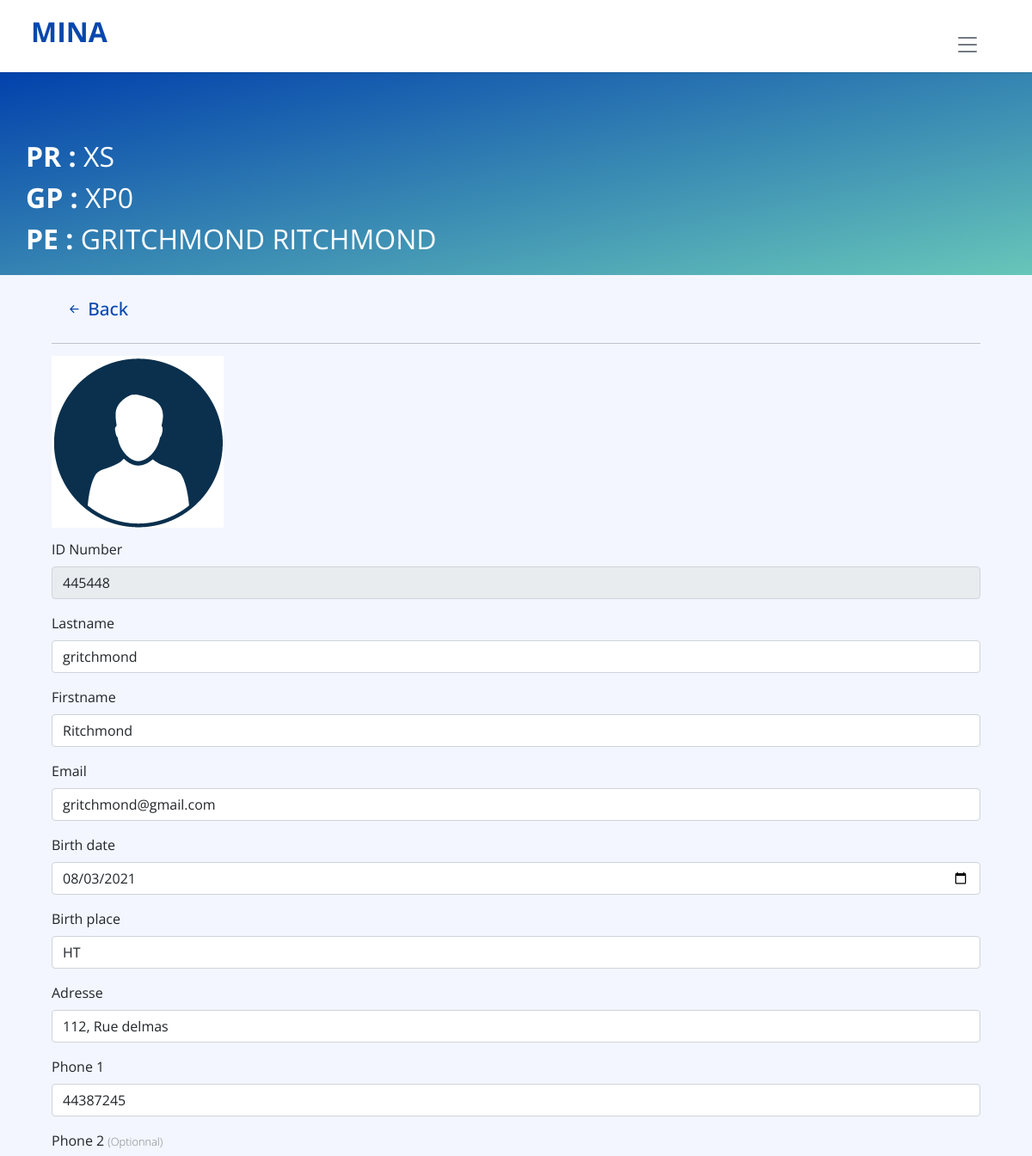
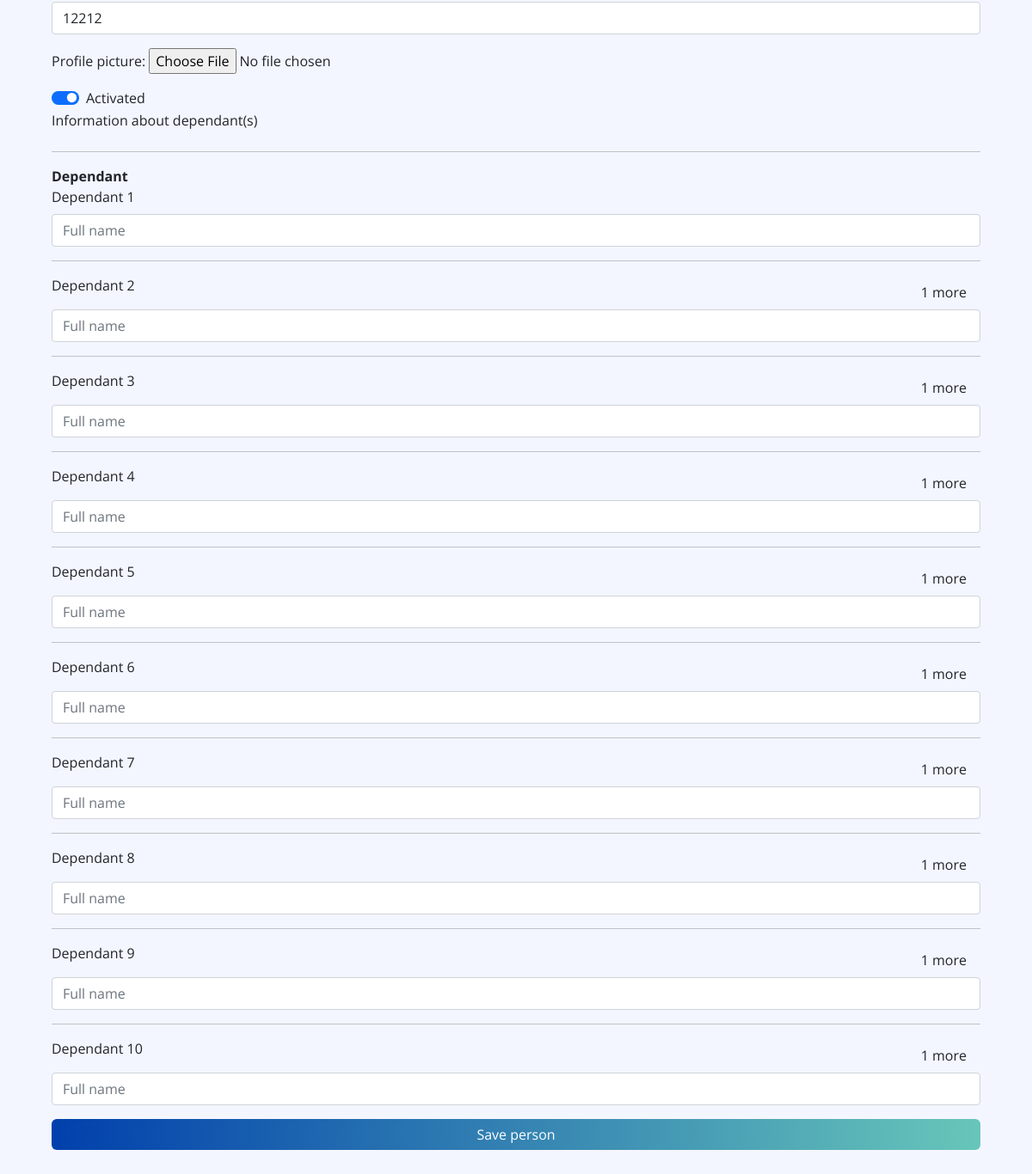
/View/person-details.php?person-details=19 (signed in), run on the app's committed database (2 pictures, top to bottom).
### tables this page shows
CREATE TABLE `personne` (
  `id_person` int NOT NULL,
  `card_number` varchar(255) NOT NULL,
  `nom` varchar(50) NOT NULL,
  `prenom` varchar(50) NOT NULL,
  `date_naissance` date NOT NULL,
  `lieu_naissance` varchar(50) NOT NULL,
  `telephone_1` varchar(20) NOT NULL,
  `telephone_2` varchar(20) NOT NULL,
  `adresse` varchar(100) NOT NULL,
  `email` varchar(50) NOT NULL,
  `profile_image` varchar(255) NOT NULL,
  `date_exp` date NOT NULL,
  `creation_date` date NOT NULL,
  `id_statut` int NOT NULL,
  `id_dependant` int DEFAULT NULL,
  `id_group` int NOT NULL,
  `id_program` int NOT NULL
);

CREATE TABLE `program` (
  `id_program` int NOT NULL,
  `program_name` varchar(50) NOT NULL,
  `date_creation` date NOT NULL,
  `date_expiration` date NOT NULL,
  `description` varchar(100) NOT NULL,
  `image` varchar(100) NOT NULL,
  `code_entreprise` varchar(50) NOT NULL,
  `code_user` int NOT NULL
);

CREATE TABLE `groupe` (
  `id_group` int NOT NULL,
  `nom_groupe` varchar(50) NOT NULL,
  `description` varchar(100) NOT NULL,
  `date_creation` date NOT NULL,
  `date_expiration` date NOT NULL,
  `id_program` int NOT NULL,
  `code_user` int NOT NULL
);

### View/person-details.php (the view, shortened to what this page needs)
<!Doctype html>
<html>
<head>
    <link rel="stylesheet" href="css/style.css">
    <link rel="stylesheet" href="css/main.css">
    <link href="https://cdn.jsdelivr.net/npm/bootstrap@5.0.2/dist/css/bootstrap.min.css" rel="stylesheet">
    <link rel="stylesheet" href="https://cdn.jsdelivr.net/npm/bootstrap-icons@1.5.0/font/bootstrap-icons.css">
</head>
<body class="body">
    <?php
    include_once('header.php');
    ?>
    <div class="header-content">
        <div class="title">
            <?php
            $id_person = $_GET["person-details"];
            $query = "SELECT * FROM personne, groupe, program WHERE id_person = $id_person AND groupe.id_program = program.id_program AND personne.id_group = groupe.id_group LIMIT 1";
            $result = $conn->query($query);
            if (mysqli_num_rows($result) > 0) {
                while ($row = mysqli_fetch_assoc($result)) {
                    echo '<span class="fs-2 text-white details"> <b>Pr : </b>' . $row["program_name"] . '<br> <b>Gp : </b>' . $row["nom_groupe"] . '</b> <br> <b>Pe : </b>' . $row["nom"] . ' ' . $row["prenom"] . '</span>';
                }
            }
            ?>
        </div>
    </div>
    <div class="third-part-content">
        <div class="container mt-3">
            <span class="title-page-list">
                <?php
                $query = "SELECT * FROM personne, program, groupe WHERE id_person = $id_person AND groupe.id_program = program.id_program AND personne.id_group = groupe.id_group";
                $result = $conn->query($query);
                if (mysqli_num_rows($result) > 0) {
                    while ($row = mysqli_fetch_assoc($result)) {
                        echo '<a href="group.php?group-details=' . $row["id_group"] . '" class="nav-link">
                    <i class="bi bi-arrow-left-short"></i> <span class="align-items"></span>Back
                </a>';
                    }
                }
                ?>
                <hr class="hr">
            </span>
        </div>
        <form id="uploadForm" action="" method="post" enctype="multipart/form-data" class="container mb-5">
            <?php
            if (isset($_SESSION["role"]) && $_SESSION["role"] === 1) {
                $edit = "readonly";
                $editText = "";
            } else {
                $edit = "";
                $editText = '<button type="submit" name="submit" class="mb-5 text-white btn btn-brand"> Save person</button>';
            }
            $query = "SELECT * FROM personne, dependant, program, groupe WHERE personne.id_dependant = dependant.id_dependant AND id_person = '$id_person' AND groupe.id_program = program.id_program AND
                personne.id_group = groupe.id_group";
            $result = $conn->query($query);
            if (mysqli_num_rows($result) > 0) {
                while ($row = mysqli_fetch_assoc($result)) {
                    if ($row["id_statut"] == 1) {
                        $checked = "checked";
                        $statut = "Activated";
                    } else {
                        $checked = "";
                        $statut = "Isn't activated";
                    }
                    echo '
                    <div class="profile-img-size mb-3">
                        <img src="../Assets/profile/';
                    if (empty($row["profile_image"])) {
                        $profile = "profile.png";
                        echo $profile;
                    } else {
                        $profile =  $row["profile_image"];
                        echo $profile;
                    }
                    echo '" class="profile-img-content" alt="">
                    </div>
                <div class="mb-3">
                    <label for="exampleFormControlInput1" class="form-label">ID Number</label>
                    <input type="text" class="form-control" name="card_number" id="exampleFormControlInput1" value="' . $row["card_number"] . '"' . ' readonly >
                </div>
            <div class="mb-3">
                <label for="exampleFormControlInput1" class="form-label">Lastname</label>
                <input type="text" class="form-control" name="nom" id="exampleFormControlInput1" value="' . $row["nom"] . '"' . $edit . ' required>
            </div>
            <div class="mb-3">
                <label for="exampleFormControlInput1" class="form-label">Firstname</label>
                <input type="text" class="form-control" name="prenom" id="exampleFormControlInput1" value="' . $row["prenom"] . '"' . $edit . ' required>
            </div>
            <div class="mb-3">
                <label for="exampleFormControlInput1" class="form-label">Email</label>
                <input type="email" class="form-control" name="email" id="exampleFormControlInput1" value="' . $row["email"] . '"' . $edit . '  >
            </div>
            <div class="mb-3">
                <label for="exampleFormControlInput1" class="form-label">Birth date</label>
                <input type="date" class="form-control" name="date" id="exampleFormControlInput1" value="' . $row["date_naissance"] . '"' . $edit . '  required>
            </div>
            <div class="mb-3">
                <label for="exampleFormControlInput1" class="form-label">Birth place</label>
                <input type="text" class="form-control" name="lieu" id="exampleFormControlInput1" value="' . $row["lieu_naissance"] . '" ' . $edit . ' >
            </div>
            <div class="mb-3">
                <label for="exampleFormControlInput1" class="form-label">Adresse</label>
                <input type="text" class="form-control" name="adresse" id="exampleFormControlInput1" value="' . $row["adresse"] . '"' . $edit . '  required>
            </div>
            <div class="mb-3">
                <label for="exampleFormControlInput1" class="form-label">Phone 1</label>
                <input type="number" class="form-control" name="tel_1" id="exampleFormControlInput1"  value="' . $row["telephone_1"] . '" ' . $edit . ' required>
            </div>
            <div class="mb-3">
                <label for="exampleFormControlInput1" class="form-label">Phone 2 <span class="details">(Optionnal)</span></label>
                <input type="number" class="form-control" name="tel_2" value="' . $row["telephone_2"] . '" ' . $edit . '  id="exampleFormControlInput1">
            </div>
            <div class="mb-3 form_field">
                <label for="fileSelect">Profile picture:</label>
                <input type="file" name="fileToUpload" class="form-control-file" value="' . $row["profile_image"] . '" ' . $edit . ' >
            </div>
            <div class="form-check form-switch">
                <input class="form-check-input" type="checkbox" name="id_statut" value="' . $row["id_statut"] . '" ' . $checked . ' ' . $edit . 'id="flexSwitchCheckChecked">
                <label class="form-check-label" for="flexCheckDefault">
                    ' . $statut . '
                </label>
            </div>
            <div class="dependant" id="dependant-list-field">
                <label class="form-label">Information about dependant(s)</label>
                <hr>
                <b>Dependant</b> <br>
                <div class="mb-3" id="first-dependant">
                    <label for="exampleFormControlInput1" class="form-label">Dependant 1</label>
                    <input type="hidden" class="form-control" name="id_dependant" value="' . $row["id_dependant"] . '">
                    <input type="text" class="form-control" placeholder="Full name" value="' . $row["nom_1"] . '" name="nom_1" ' . $edit . ' id="exampleFormControlInput1">
                </div>
                <hr>
                <a href="" onclick="second_dependant(); return false" id="s-more" class="float-end nav-link">1 more</a>
                <div class="second-dependant" id="second-dependant">
                    <div class="mb-3" id="second-dependant">
                        <label for="exampleFormControlInput1" class="form-label">Dependant 2</label>
                        <input type="text" class="form-control" placeholder="Full name" value="' . $row["nom_2"] . '" name="nom_2" ' . $edit . ' id="exampleFormControlInput1">
                    </div>
                    <hr>
                    <a href="" onclick="third_dependant(); return false" id="s-more" class="float-end nav-link">1 more</a>
                </div>
                <div class="second-dependant" id="third-dependant">
                    <div class="mb-3" id="third-dependant">
                        <label for="exampleFormControlInput1" class="form-label">Dependant 3</label>
                        <input type="text" class="form-control" value="' . $row["nom_3"] . '" placeholder="Full name" ' . $edit . ' name="nom_3" id="exampleFormControlInput1">
                    </div>
                    <hr>
                    <a href="" onclick="dependant_4(); return false" id="s-more" class="float-end nav-link"> 1 more</a>
                </div>
                <div class="second-dependant" id="dependant_4">
                    <div class="mb-3" id="dependant_4">
                        <label for="exampleFormControlInput1" class="form-label">Dependant 4</label>
                        <input type="text" class="form-control" ' . $edit . ' placeholder="Full name" value="' . $row["nom_4"] . '" name="nom_4" id="exampleFormControlInput1">
                    </div>
                    <hr>
                    <a href="" onclick="dependant_5(); return false" id="s-more" class="float-end nav-link"> 1 more</a>
                </div>
                <div class="second-dependant" id="dependant_5">
                    <div class="mb-3" id="dependant_5">
                        <label for="exampleFormControlInput1" class="form-label">Dependant 5</label>
                        <input type="text" class="form-control" ' . $edit . ' placeholder="Full name" value="' . $row["nom_5"] . '" name="nom_5" id="exampleFormControlInput1">
                    </div>
                    <hr>
                    <a href="" onclick="dependant_6(); return false" id="s-more" class="float-end nav-link"> 1 more</a>
                </div>
                <div class="second-dependant" id="dependant_6">
                    <div class="mb-3" id="dependant_6">
                        <label for="exampleFormControlInput1" class="form-label">Dependant 6</label>
                        <input type="text" class="form-control" ' . $edit . ' placeholder="Full name" name="nom_6" value="' . $row["nom_6"] . '" id="exampleFormControlInput1">
                    </div>
                    <hr>
                    <a href="" onclick="dependant_7(); return false" id="s-more" class="float-end nav-link"> 1 more</a>
                </div>
                <div class="second-dependant" id="dependant_7">
                    <div class="mb-3" id="dependant_7">
                        <label for="exampleFormControlInput1" class="form-label">Dependant 7</label>
                        <input type="text" class="form-control" ' . $edit . ' placeholder="Full name" value="' . $row["nom_7"] . '" name="nom_7" id="exampleFormControlInput1">
                    </div>
                    <hr>
                    <a href="" onclick="dependant_8(); return false" id="s-more" class="float-end nav-link"> 1 more</a>
                </div>
                <div class="second-dependant" id="dependant_8">
                    <div class="mb-3" id="dependant_8">
                        <label for="exampleFormControlInput1" class="form-label">Dependant 8</label>
                        <input type="text" class="form-control" ' . $edit . ' placeholder="Full name" value="' . $row["nom_8"] . '" name="nom_8" id="exampleFormControlInput1">
                    </div>
                    <hr>
                    <a href="" onclick="dependant_9(); return false" id="s-more" class="float-end nav-link"> 1 more</a>
                </div>
                <div class="second-dependant" id="dependant_9">
                    <div class="mb-3" id="dependant_9">
                        <label for="exampleFormControlInput1" class="form-label">Dependant 9</label>
                        <input type="text" class="form-control" ' . $edit . ' placeholder="Full name" name="nom_9" value="' . $row["nom_9"] . '" id="exampleFormControlInput1">
                    </div>
                    <hr>
                    <a href="" onclick="dependant_10(); return false" id="s-more" class="float-end nav-link"> 1 more</a>
                </div>
                <div class="second-dependant" id="dependant_10">
                    <div class="mb-3" id="dependant_10">
                        <label for="exampleFormControlInput1" class="form-label">Dependant 10</label>
                        <input type="text" class="form-control" ' . $edit . ' placeholder="Full name" value="' . $row["nom_10"] . '" name="nom_10" id="exampleFormControlInput1">
                    </div>
                </div>
            </div>';
                    echo $editText;
                }
            }
            ?>
        </form>
    </div>
    <?php
    include_once('footer.php');
    ?>
</body>
</html>

### View/css/style.css (style rules this page uses)
:root { --background-color: #F3F6FF; --white: #FFF; --gray: rgba(128, 128, 128, 0.863); --primary: #0747AD; --secondary: #8d9da1; --muted: #64BFB3; --bg-light-gray: rgb(252, 252, 252); --red: rgb(180, 12, 0); }
.float-end { float:right; }
.container { padding: 0 30px; }
a { text-decoration: none; -webkit-tap-highlight-color: transparent; }
body, .body { background-color: var(--background-color); padding: 0; margin: 0; font-family: 'Open Sans', sans-serif; }
.header-content { background-image: linear-gradient(to bottom right, rgb(1, 64, 172), rgb(103, 198, 185)); height: auto; width: 100%; color: var(--white); padding: 18px 0; margin-top:80px; position: unset; }
.title, .subtitle { margin: 0 30px; width: auto; }
.title { font-size: 1.8rem; font-weight: bold; margin-top: 60px; text-transform: uppercase; width: auto; }
.nav-link { color: inherit; text-decoration: none !important; -webkit-tap-highlight-color: transparent; }
.btn { background-color: none; padding: 6px 9px; text-decoration: none; padding: 6px 9px; border-radius: 6px; }
.mt-3 { margin-top: 3%; }
.mb-5 { margin-bottom: 100px; }
.title-page-list a { color: var(--primary); font-weight: 500; font-size: 1.3rem; }
.profile-img-size { height: 200px; width: auto; border: 0; }
.profile-img-content { width: auto; height: 200px; object-fit:contain; border: 0; }
.details { font-weight: lighter; font-size: 0.8rem; color: gray; }
.btn-brand { background-image: linear-gradient(to right, rgb(1, 64, 172), rgb(103, 198, 185)); height: auto; width: 100%; color: var(--white); border: none; }
.form-check-input, .form-check-input:focus { -webkit-tap-highlight-color: transparent; -webkit-border-before-style: none; outline: none; }

### View/css/main.css (style rules this page uses)
.profile-img-size { height: 200px; width: 200px; padding-right: 6px; margin-top: -5px; }
.profile-img-content { width: 200px; height: 200px; object-fit: contain; margin-top: 3px; }

### data on the page
personne: id_program.program_name "XS", id_group.nom_groupe "XP0", nom "GRITCHMOND", prenom "RITCHMOND", card_number "445448", nom "gritchmond", prenom "Ritchmond", email "gritchmond@gmail.com", date "08/03/2021", lieu "HT", adresse "112, Rue delmas", tel_1 "44387245", tel_2 "12212", id_statut "Activated"
